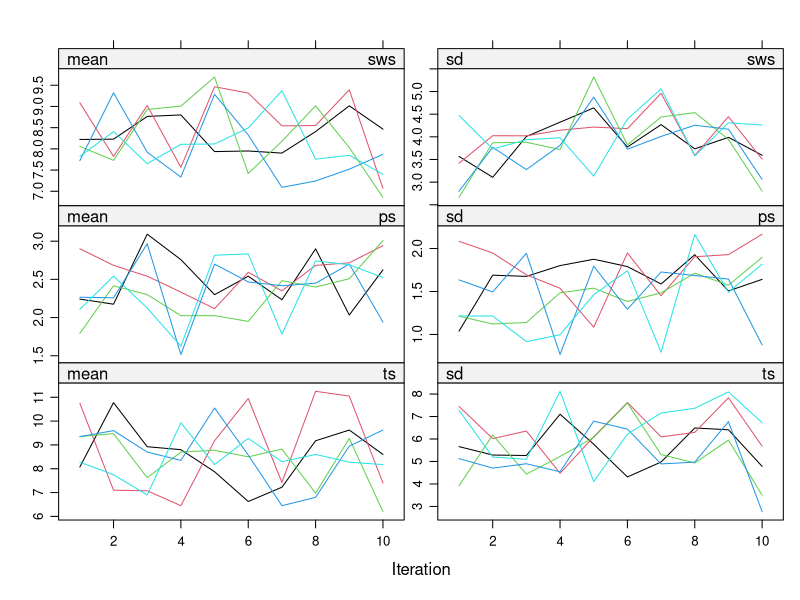
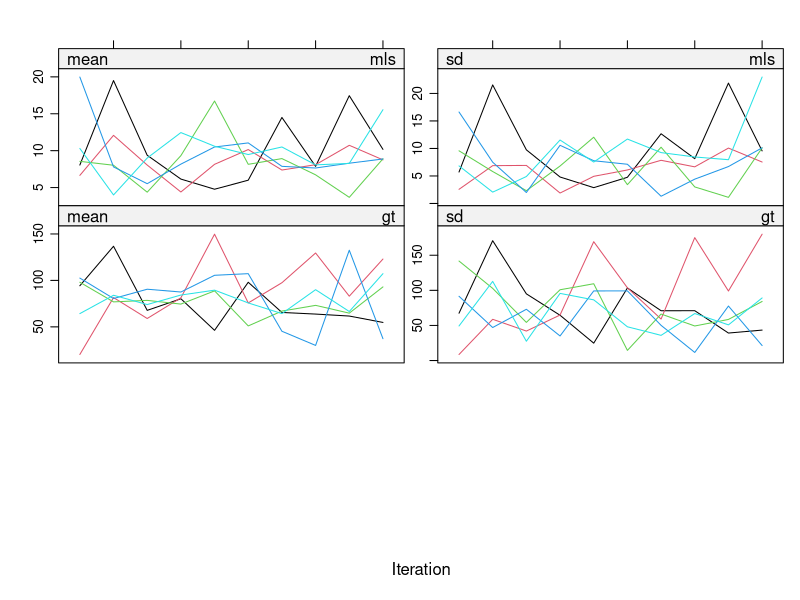
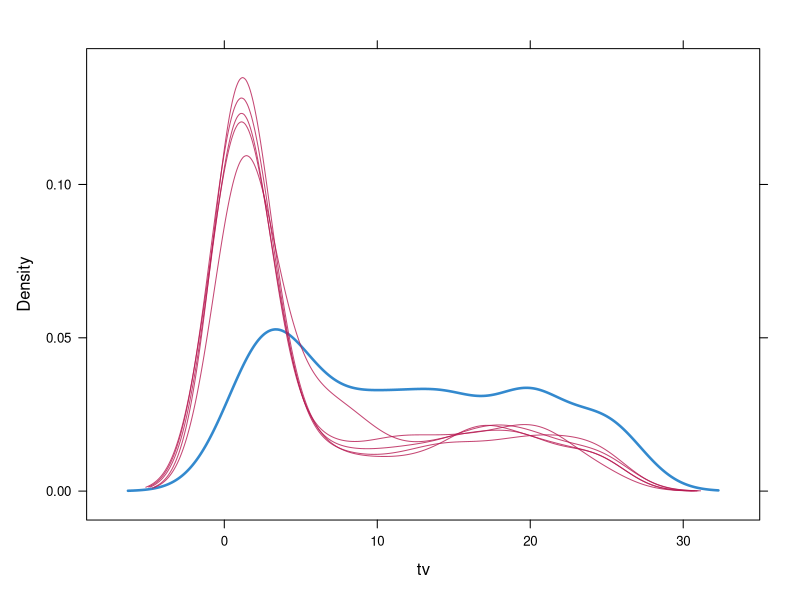
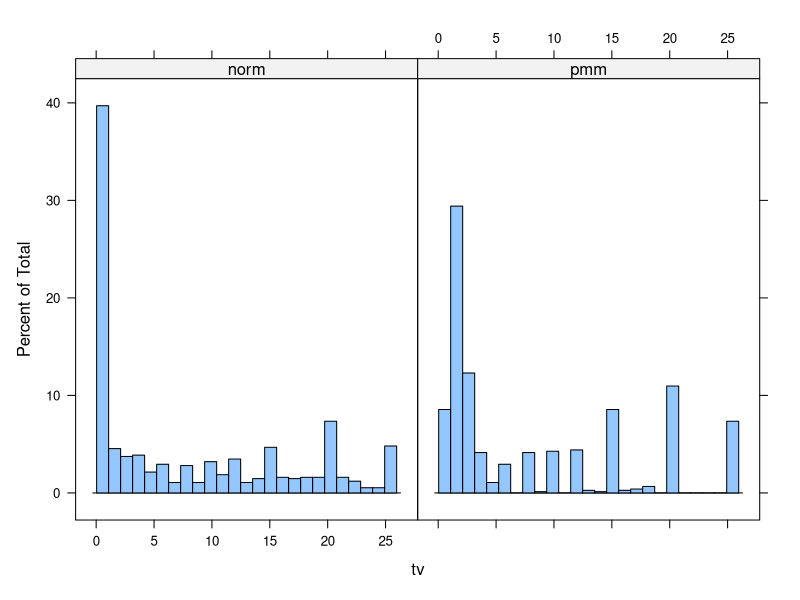
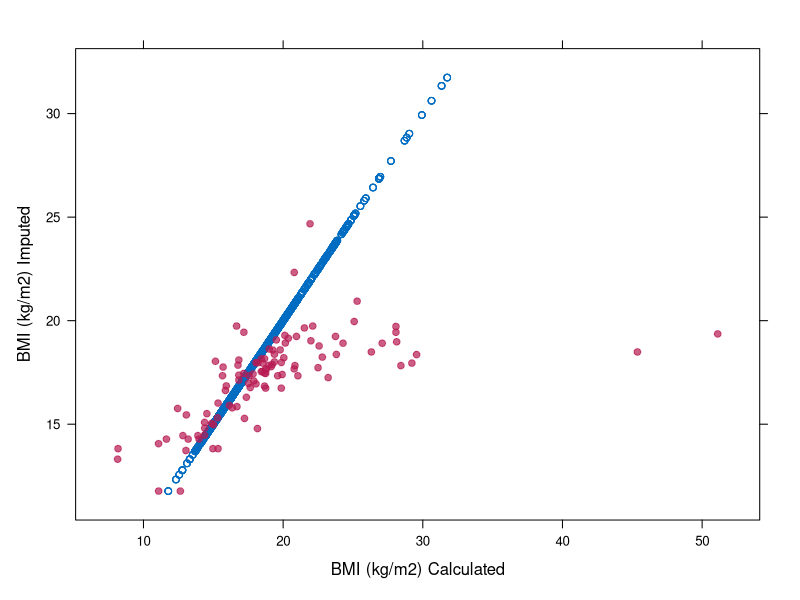
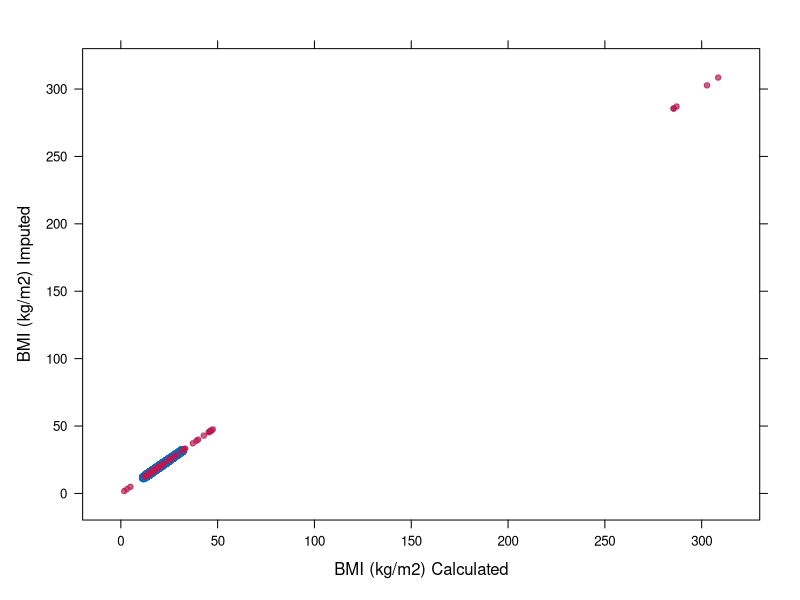
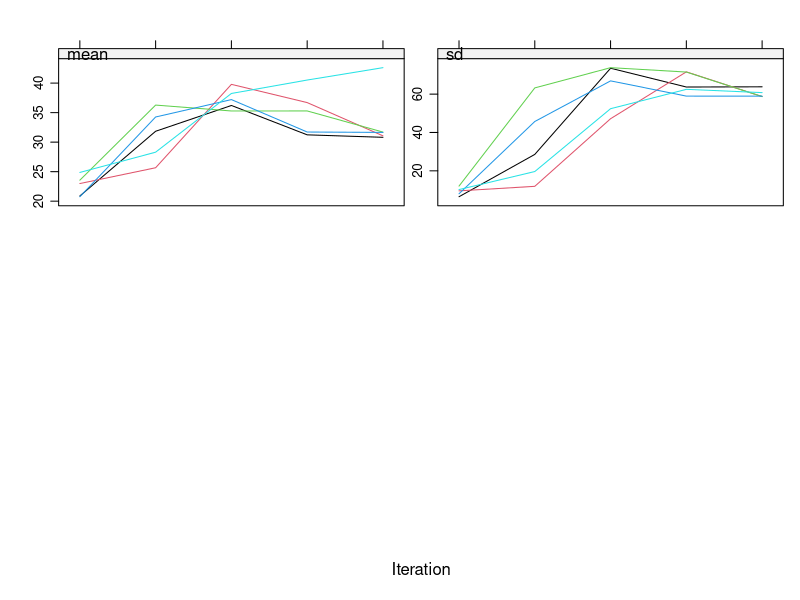
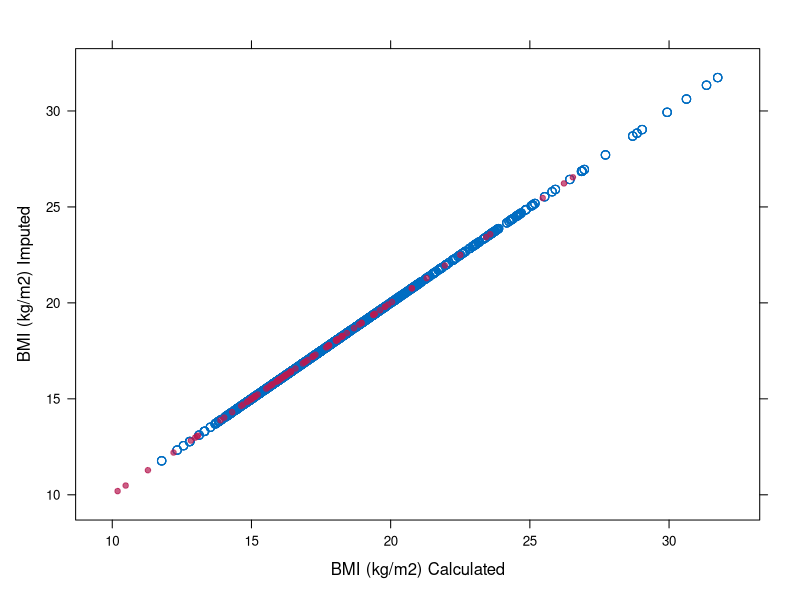

Here is the R script that generated these plots, in order:
## ---- chunk 1
require(mice)
require(lattice)
set.seed(123)
## ---- chunk 2
ini <- mice(mammalsleep[, -1], maxit=0, print=F)
meth<- ini$meth
meth
pred <- ini$pred
pred
pred[c("sws", "ps"), "ts"] <- 0
pred
meth["ts"]<- "~ I(sws + ps)"
pas.imp <- mice(mammalsleep[, -1], meth=meth, pred=pred, maxit=10, seed=123, print=F)
## ---- chunk 3
plot(pas.imp)
## ---- chunk 4
ini <- mice(boys, maxit = 0)
meth <- ini$meth
meth["tv"] <- "norm"
post <- ini$post
post["tv"] <- "imp[[j]][, i] <- squeeze(imp[[j]][, i], c(1, 25))"
imp <- mice(boys, meth=meth, post=post, print=FALSE)
## ---- chunk 5
imp.pmm <- mice(boys, print=FALSE)
## ---- chunk 6
table(complete(imp.pmm)$tv)
## ---- chunk 7
table(complete(imp)$tv)
## ---- chunk 8
densityplot(imp, ~tv)
## ---- chunk 9
tv <- c(complete(imp.pmm)$tv, complete(imp)$tv)
method <- rep(c("pmm", "norm"), each = nrow(boys))
tvm <- data.frame(tv = tv, method = method)
## ---- chunk 10
histogram( ~tv | method, data = tvm, nint = 25)
## ---- chunk 11
miss <- is.na(imp$data$bmi)
xyplot(imp, bmi ~ I (wgt / (hgt / 100)^2),
       na.groups = miss, cex = c(0.8, 1.2), pch = c(1, 20),
       ylab = "BMI (kg/m2) Imputed", xlab = "BMI (kg/m2) Calculated")
## ---- chunk 12
meth<- ini$meth
meth["bmi"]<- "~ I(wgt / (hgt / 100)^2)"
imp <- mice(boys, meth=meth, print=FALSE)
## ---- chunk 13
xyplot(imp, bmi ~ I(wgt / (hgt / 100)^2), na.groups = miss,
       cex = c(1, 1), pch = c(1, 20),
       ylab = "BMI (kg/m2) Imputed", xlab = "BMI (kg/m2) Calculated")
## ---- chunk 14
plot(imp, c("bmi"))
## ---- chunk 15
pred<-ini$pred
pred
pred[c("hgt", "wgt"), "bmi"] <- 0
pred
## ---- chunk 16
imp <-mice(boys, meth=meth, pred=pred, print=FALSE)
## ---- chunk 17
xyplot(imp, bmi ~ I(wgt / (hgt / 100)^2), na.groups = miss,
       cex=c(1, 1), pch=c(1, 20),
       ylab="BMI (kg/m2) Imputed", xlab="BMI (kg/m2) Calculated")
## ---- chunk 18
plot(imp, c("bmi"))
## ---- chunk 19
ini <- mice(boys, maxit=0)
meth<- ini$meth
pred <- ini$pred
pred
meth["bmi"]<- "~ I(wgt/(hgt/100)^2)"
meth["wgt"]<- "~ I(bmi*(hgt/100)^2)"
meth["hgt"]<- "~ I(sqrt(wgt/bmi)*100)"
imp.path <- mice(boys, meth=meth, pred=pred, seed=123)
plot(imp.path, c("hgt", "wgt", "bmi"))
